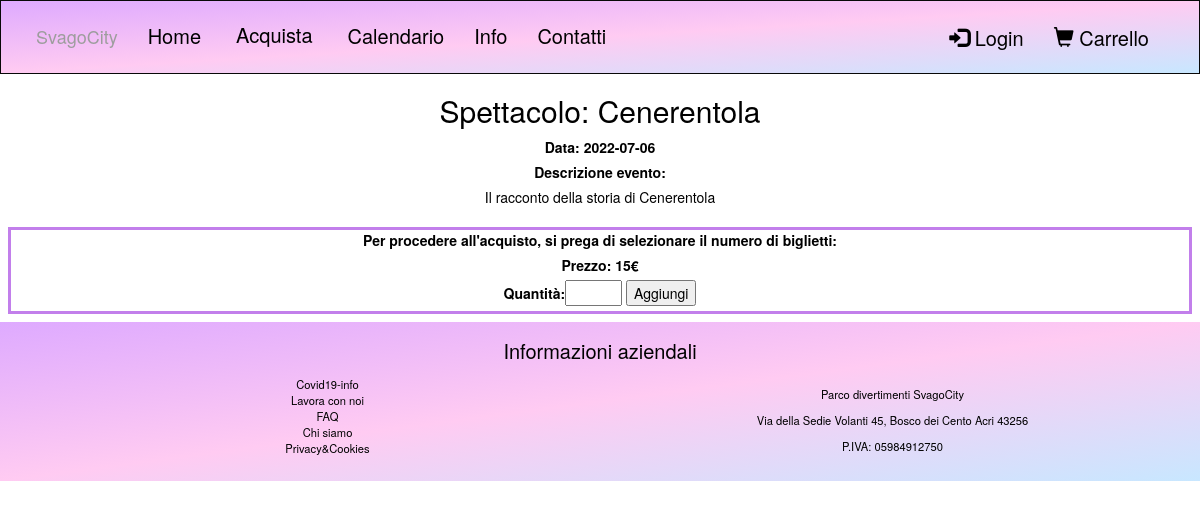
The app's page /acquisto-evento.php?id=1 with its own data.
### tables this page shows
CREATE TABLE `evento` (
  `idEvento` int(100) NOT NULL,
  `nomeEvento` varchar(100) NOT NULL,
  `descrizioneEvento` varchar(100) NOT NULL,
  `prezzo` int(100) NOT NULL,
  `capienzaEvento` int(5) NOT NULL,
  `dataEvento` date NOT NULL,
  `tipologia` varchar(100) NOT NULL
);

### db/database.php (called while the page is built, shortened)
<?php
class DatabaseHelper{
    private $db;
    public function __construct($servername, $username, $password, $dbname, $port){
        $this->db = new mysqli($servername, $username, $password, $dbname, $port);
    }
    public function getEventById($idEvento){
        $stmn = $this->db->prepare("SELECT idEvento, nomeEvento, descrizioneEvento, tipologia, dataEvento, capienzaEvento, prezzo
        FROM evento WHERE idEvento=?");
        $stmn->bind_param("i", $idEvento);
        $stmn->execute();
        $result = $stmn->get_result();
        return $result->fetch_all(MYSQLI_ASSOC);
    }
}
?>

### bootstrap.php (called while the page is built, shortened)
<?php
    require_once("db/database.php");
    $dbh = new DatabaseHelper("localhost", "root", "", "svagocity", 3306);
?>

### acquisto-evento.php (called while the page is built, shortened)
<?php
require_once("bootstrap.php");
$templateParams["evento-scelto"] = $dbh->getEventById($_GET["id"]);
$templateParams["nome"] = "evento-completo.php";
require("template/base.php");
?>

### template/evento-completo.php (the view, shortened to what this page needs)
<?php if(count($templateParams["evento-scelto"])==0): ?>
<article>
    <p>Evento non presente</p>
</article>
<?php
else:
$evento = $templateParams["evento-scelto"][0];?>
<section>
<header class="text-center">
    <h2><?php echo $evento["tipologia"];?>: <?php echo $evento["nomeEvento"]; ?></h2>
</header>
<div class="text-center">
    <div>
        <div>
            <label>Data: <?php echo $evento["dataEvento"];?></label>
        </div>
        <div>
            <label>Descrizione evento:</label>
            <p><?php echo $evento["descrizioneEvento"];?></p>
        </div>
    </div>
    <div style="border: 3px solid; border-color: #c27feb; margin: 8px; margin-top:20px">
        <label>Per procedere all'acquisto, si prega di selezionare il numero di biglietti:</label>
        <form name="AcquistoEvento" METHOD=POST>
            <div>
            <label>Prezzo: <?php echo $evento["prezzo"] . "€"; ?></label>
            </div>
            <div>
            <label>Quantità:<input type="number" name="quantity" min="1" max="10" required/></label>
            <input type="submit" name="aggiungi" value="Aggiungi"/>
            </div>
        </form>
    </div>
</div>
</section>
<?php endif; ?>

### css/style.css (style rules this page uses)
* { color:black; }

### records on screen
evento: tipologia "Spettacolo", nomeEvento "Cenerentola", dataEvento "2022-07-06", descrizioneEvento "Il racconto della storia di Cenerentola", prezzo "15"
